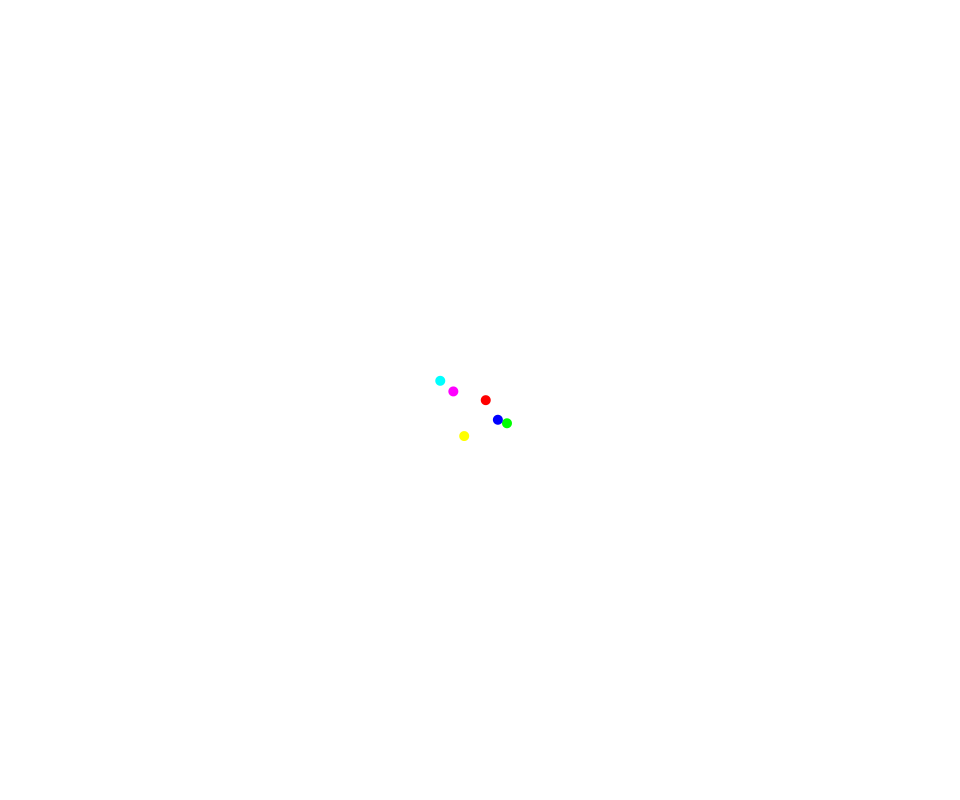
Frame 1 (no input)
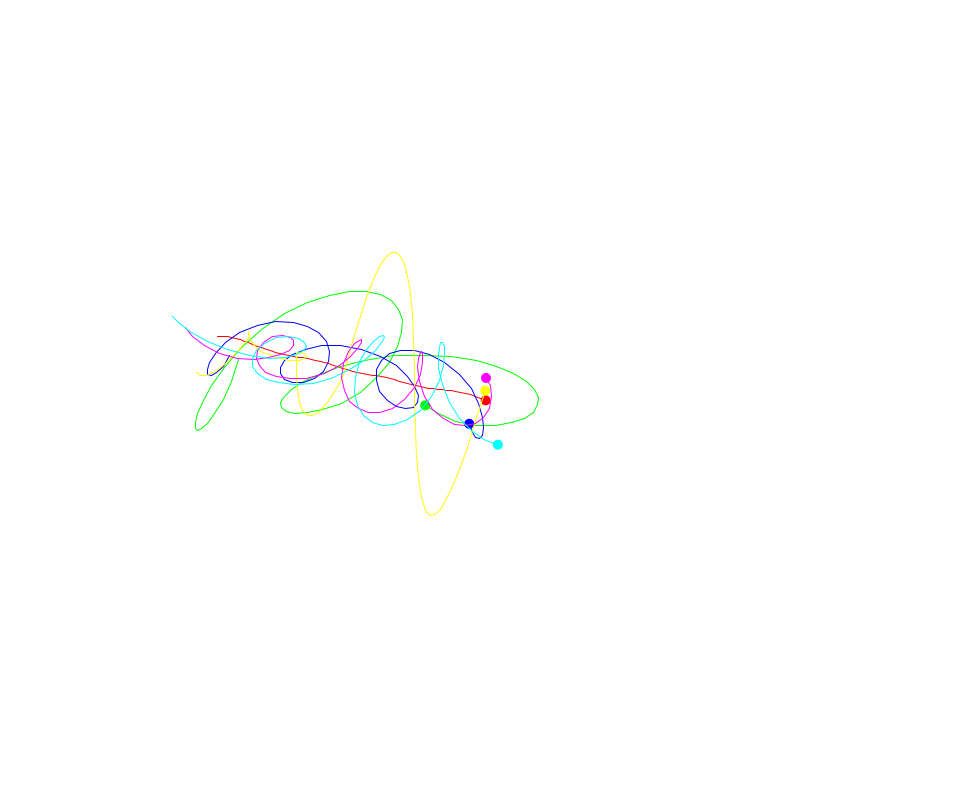
Frame 60 (the mouse pressed at the canvas centre just before this capture)
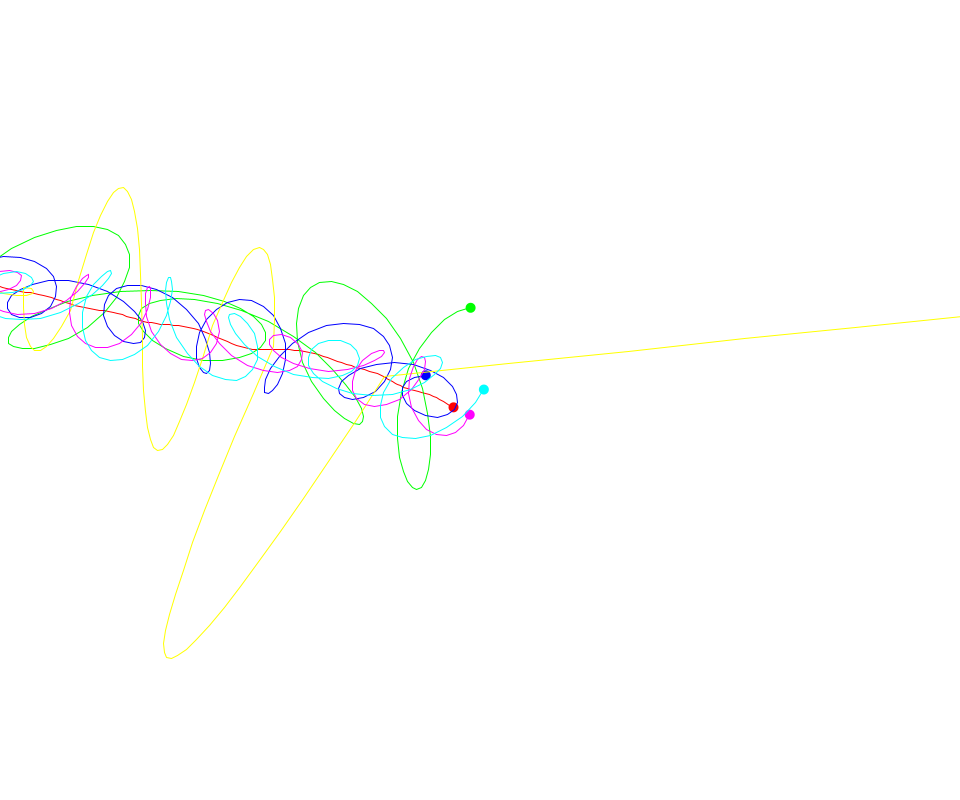
Frame 120 (the mouse held since frame 60 and released just before this capture)

The Processing sketch that drew these frames (run headless with seeded random() and noise(); from frame 60 on, the mouse is pressed at the canvas centre):

// Processing sketch: N_bodies_problem
// ── N_bodies_problem.pde
// N_bodies_problem.pde
// 3体問題や一般のN体問題のシミュレーションをする

// How To Use
// 1. 各種定数を設定，// Config のフラグを設定
// 2. // 初期設定 で天体の情報を入力
// appendix: class Bodyのdisplayメソッドをいじって天体の表示形式を変える
// key a -> zoom out , key s -> zoom in

float G = 1; // 重力定数
float scaleFactor = 0.5; // スケール

// Config
boolean flgDynamicScale = false;  // 動的にスケーリングするか，falseならscaleFactorを確認する。
boolean flgTranslateCenter = false;  // 画面中心を常に(0, 0)とする，重心中心trueならそれを優先
boolean flgTranslateByMassCenter = true;  // 天体の重心を常に画面の中心にする。trueのほうがいい
boolean flgDrawBody = true;  // 天体を描くか
boolean flgDrawTrajectory = true;  // 天体の軌跡を表示するか
boolean flgDrawMassCenter = false;  // 天体の重心を表示するか
boolean flgDrawFrame = false;  // 天体の枠線を描くか
color frameColor = color(0, 255, 0);  // 天体の枠線の色
BodyDisplayMode log = BodyDisplayMode.LOG;
BodyDisplayMode si = BodyDisplayMode.SCALE_INVARIANT;
BodyDisplayMode BDM = si;  // LOG or SCALE_INVARIANT

ArrayList<Body> bodies;

void setup() {
  size(960, 800);
  frameRate(30);
  background(255);
  colorMode(RGB, 255);
  
  bodies = new ArrayList<Body>();

  // 初期設定
  // x, y, vx, vy, mass, colorの順に引数入れる
  bodies.add(new Body(random(-100, 100), random(-100, 100), 10, 0, 5000, color(255, 0, 0)));
  bodies.add(new Body(random(-100, 100), random(-100, 100), 0, 50, 100, color(0, 255, 0)));
  bodies.add(new Body(random(-100, 100), random(-100, 100), 0, 30, 100, color(0, 0, 255)));
  bodies.add(new Body(random(-100, 100), random(-100, 100), 0, 21, 100, color(255, 255, 0)));
  bodies.add(new Body(random(-100, 100), random(-100, 100), 0, 12, 100, color(255, 0, 255)));
  bodies.add(new Body(random(-100, 100), random(-100, 100), 0, 6, 100, color(0, 255, 255)));
}

void draw() {
  background(255);
  
  PVector mass_center = calculateCenterOfMass(bodies);  // 重心を計算
  
  // スケールを計算（動的調整）
  if (flgDynamicScale) scaleFactor = calculateScale(mass_center, bodies);
  
  if (flgTranslateCenter) {
    translate(width/2, height/2);
    scale(scaleFactor);
  }

  // 画面を重心に合わせて調整
  if (flgTranslateByMassCenter) {
    translate(width / 2, height / 2);
    scale(scaleFactor);
    translate(camX, camY);
    translate(-mass_center.x, -mass_center.y);
  }
  
  // 重心を表示
   if (flgDrawMassCenter) {
    stroke(255, 255, 255);
    circle(mass_center.x, mass_center.y, 10);
  }

  // 重力計算
  if (isRunning) {
    for (int i = 0; i < bodies.size(); i++) {
      for (int j = 0; j < bodies.size(); j++) {
        if (i != j) {
          PVector force = calculateGravitationalForce(bodies.get(i), bodies.get(j));
          bodies.get(i).applyForce(force);
        }
      }
    }
  }

  // 更新と描画
  for (Body b : bodies) {
    b.update();
    if (flgDrawBody) b.display();
    if (flgDrawTrajectory) b.showTrajectory();
  }
}

/*
void keyPressed() {
  if (key=='a') scaleFactor = scaleFactor + 0.02;
  else if (key=='s') {scaleFactor = scaleFactor - 0.2*log(5*scaleFactor); constrain(scaleFactor, 0, 100);}
}*/


// **重心を計算する関数（天体が3つに限定されないよう汎用化）**
PVector calculateCenterOfMass(ArrayList<Body> bodies) {
  float totalMass = 0;
  float x_c = 0;
  float y_c = 0;

  for (Body b : bodies) {
    totalMass += b.mass;
    x_c += b.pos.x * b.mass;
    y_c += b.pos.y * b.mass;
  }
  
  return new PVector(x_c / totalMass, y_c / totalMass);
}

// **スケールを計算する関数**
float calculateScale(PVector center, ArrayList<Body> bodies) {
  float maxDist = 0;
  
  for (Body b : bodies) {
    float d = PVector.dist(center, b.pos);
    if (d > maxDist) {
      maxDist = d;
    }
  }
  
  // 画面サイズに合わせてスケールを調整（余裕を持たせるため 0.8 を掛ける）
  return min(0.8 * width / (2 * maxDist), 1.0);
}

PVector calculateGravitationalForce(Body b1, Body b2) {
  PVector direction = PVector.sub(b2.pos, b1.pos);
  float distance = direction.mag();
  distance = constrain(distance, 5, 25); // 距離の制限
  float forceMagnitude = (G * b1.mass * b2.mass) / (distance * distance);
  return direction.normalize().mult(forceMagnitude);
}

// ── Body.pde
class Body {
  PVector pos, vel, acc;
  float mass;
  color col;
  ArrayList<PVector> trajectory;

  Body(float x, float y, float vx, float vy, float m, color c) {
    pos = new PVector(x, y);
    vel = new PVector(vx, vy);
    acc = new PVector(0, 0);
    mass = m;
    col = c;
    trajectory = new ArrayList<PVector>(); 
  }

  void applyForce(PVector force) {
    PVector f = PVector.div(force, mass);
    acc.add(f);
  }

  void update() {
    vel.add(acc);
    pos.add(vel);
    acc.mult(0);
    trajectory.add(new PVector(pos.x, pos.y));
  }

  void display() {
    fill(col);
    noStroke();
    if (flgDrawFrame) {strokeWeight(2); stroke(frameColor);}
    
    switch (BDM) {
      case LOG:
        // logスケール，大質量をほどほどに大きく表示
        ellipse(pos.x, pos.y, 10 * log(mass+0.001), 10 * log(mass+0.001));
        break;
      case SCALE_INVARIANT:
        ellipse(pos.x, pos.y, 10/scaleFactor, 10/scaleFactor);
        break;
      default:
        ellipse(pos.x, pos.y, 10, 10);
        break;
    }
  }
  
  void showTrajectory() {
    stroke(col); // 軌道の色
    noFill();
    strokeWeight(int(1/scaleFactor));
    beginShape();
    for (PVector p : trajectory) {
      vertex(p.x, p.y);
    }
    endShape();
  }
}

// ── BodyDisplayMode.pde
public enum BodyDisplayMode {
  CONSTANT,
  LINEAR,
  LOG,
  SCALE_INVARIANT,
}

// ── key_config.pde
void mouseClicked() {
  // 画面座標 -> ワールド座標へ変換
  float worldX = (mouseX - width / 2) / scaleFactor + bodies.get(0).pos.x;
  float worldY = (mouseY - height / 2) / scaleFactor + bodies.get(0).pos.y;
  
  //int r = int(random(255)), g = int(random(255)), b = int(random(255));
  //bodies.add(new Particle(worldX, worldY, random(-Vplanet, Vplanet), random(-Vplanet, Vplanet),0, 0, Mplanet, color(r,g,b)));
}

// ズーム速度
float zoomSpeed = 0.1;;

// カメラの移動量
float camX = 0, camY = 0;
float camSpeed = 10;  // 矢印キーでの移動速度

// プログラムは動作しているか
boolean isRunning = true;

void keyPressed() {
  // ズーム
  if (key == 'a') {  // ズームイン
    scaleFactor *= (1 + zoomSpeed);
  } else if (key == 's') {  // ズームアウト
    scaleFactor *= (1 - zoomSpeed);
  }
  // ズーム範囲の制限
  scaleFactor = constrain(scaleFactor, 0.1, 5.0);

  // 矢印キーで移動
  if (keyCode == LEFT) {
    camX -= camSpeed / scaleFactor;  // スケールに応じた移動
  } else if (keyCode == RIGHT) {
    camX += camSpeed / scaleFactor;
  } else if (keyCode == UP) {
    camY -= camSpeed / scaleFactor;
  } else if (keyCode == DOWN) {
    camY += camSpeed / scaleFactor;
  }
}
